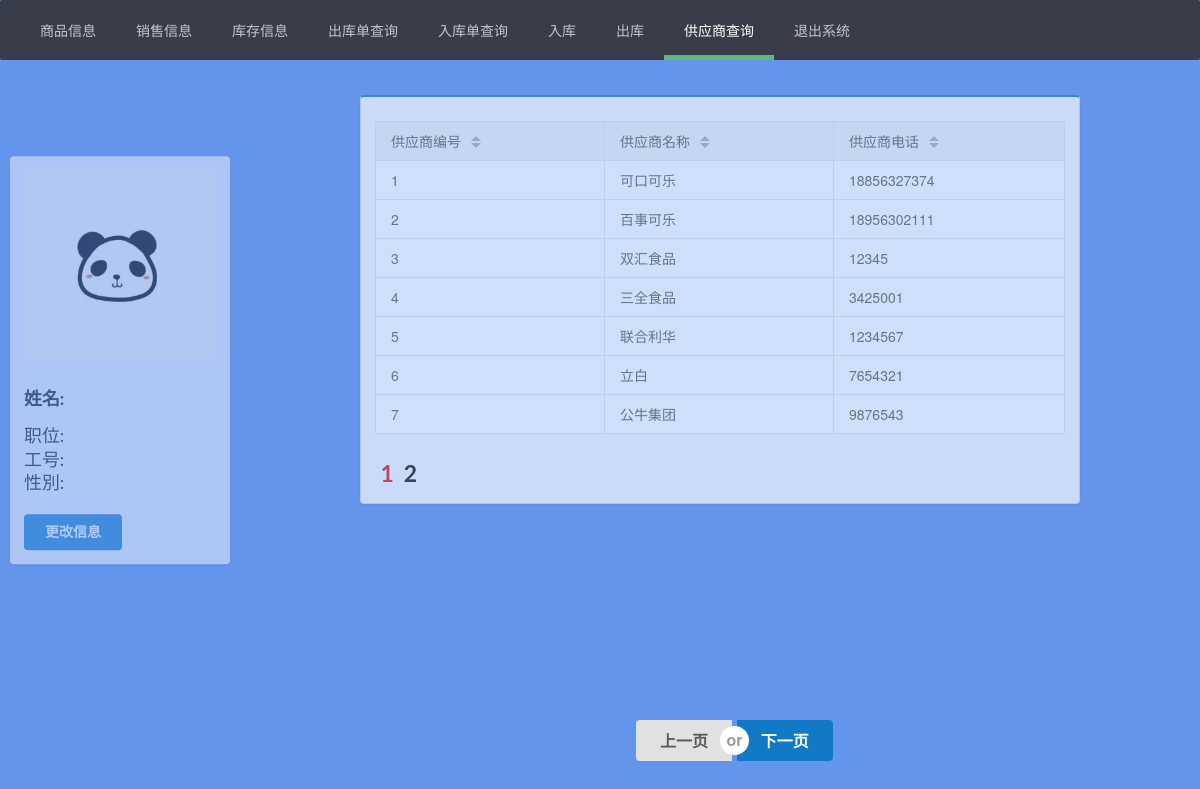
/infomanage/?query=supplier (signed in), run on the app's committed database.
### app/models.py (models this page shows)
class Supplier(models.Model):
    supID = models.IntegerField(verbose_name='供应商编号:', null=True, blank=False)
    sup_name = models.CharField(verbose_name='供应商名称:', null=False, blank=False, max_length=20, default='请输入供应商名称')
    sup_tel = models.IntegerField(verbose_name='供应商电话:', null=True, blank=False,default=0)
    def __str__(self):
        return self.sup_name
    class Meta:
        verbose_name = verbose_name_plural = "供应商管理"

### app/views.py (the view, shortened to what this page needs)
# urls.py: path('infomanage/',infomanage, name= 'infomanage' ),
def infomanage(request):
    user = request.user
    print(request.user)
    if not user.is_authenticated:
        return redirect(to='login')
    print(user.is_staff)
    context = {}
    query = None
    flag = None
    if request.method == 'GET':
        page = request.GET.get('page')
        if request.GET.get('query'):
            query = request.GET.get('query')
            print(query)
        print('--get query--')
        print(query)
        if not query:
            query = 'goods'
        if query == 'supplier':
            context['sup_inver'] = 'layui-this'
            context['name'] = query
            each_object = Supplier.objects.all()
            if not each_object:
                messages.add_message(request, messages.ERROR, '无此类数据记录')
            print(each_object)
            paginator = Paginator(each_object,7)
            try:
                contacts = paginator.page(page)
            except PageNotAnInteger:
                contacts = paginator.page(1)
            except EmptyPage:
                contacts = paginator.page(Paginator.num_pages)
            context['each_object'] = contacts
        return render(request, 'infomanage.html', context= context)

### app/templates/infomanage.html (shortened to what this page needs)
<!DOCTYPE html>
{% load static %}
<html lang="en">
<head>
    <link rel="stylesheet" href="{% static 'css/semantic.css' %}" media="screen" title="no title" charset="utf-8">
    <link rel="stylesheet" href="/static/layui/css/layui.css">
</head>
<body style="background-color: cornflowerblue">
<ul class="layui-nav" lay-filter="">
    <li class="layui-nav-item {{ goods_inver }}">
        <a href="?query=goods" methods="get">商品信息</a>
    </li>
    <li class="layui-nav-item {{ sellout_inver }}">
        <a href="?query=sellout" methods="get">销售信息</a>
    </li>
    <li class="layui-nav-item {{ storage_inver }}">
        <a href="?query=storage" methods="get">库存信息</a>
    </li>
    <li class="layui-nav-item {{ stockout_inver }}">
        <a href="?query=stockout">出库单查询</a>
    </li>
    <li class="layui-nav-item {{ wavehouse_inver }}">
        <a href="?query=wavehousing">入库单查询</a>
    </li>
    <li class="layui-nav-item {{ store_inver }}">
        <a href="javascript:instore()" methods="post">入库</a>
    </li>
    <li class="layui-nav-item {{ store_inver }}">
        <a href="javascript:outstore()" methods="post">出库</a>
    </li>
    <li class="layui-nav-item {{ sup_inver }}">
        <a href="?query=supplier">供应商查询</a>
    <li class="layui-nav-item">
        <a href="/logout/" >退出系统</a>
    </li>
    </li>
</ul>
<div class="ui contain">
    <div class="ui segment" style=" min-height: 400px;
                    opacity: 0.5;
                    background-color: ghostwhite;
                    width: 220px !important;
                    border:rgba(255, 0, 0, 0);
                    position: absolute;
                    left: 10%;
                    top:45%;
                    transform: translate(-50%,-50%);">
        <div class="ui image">
            <img src="/static/images/tx.jpeg"  class="ui massive user icon">
            <h3 class="ui center header">
                姓名:&nbsp&nbsp&nbsp {{ request.user.userinfo.name }}
            </h3>
            <h3 class="ui center">
                职位:&nbsp&nbsp&nbsp{{ request.user.userinfo.job }}
            </h3>
            <h3 class="ui center">
                工号:&nbsp&nbsp&nbsp{{ request.user.userinfo.job_num }}
            </h3>
            <h3 class="ui center">
                    性別:&nbsp&nbsp&nbsp{{request.user.userinfo.sex}}
            </h3>
            <br>
            <a href="javascript:infochange()" class="ui center blue button">更改信息</a>
        </div>
    </div>
    <div class="ui blue segment"
         style="background-color: ghostwhite; opacity: 0.7; width: 60%;margin-top: 2.5em;left: 30%">
        {% if name == 'supplier' %}
            <table class="ui blue table" lay-filter="demo">
                {% for sup in each_object %}
                    <tbody>
                    <tr>
                        <td>{{ sup.supID }}</td>
                        <td>{{ sup.sup_name }}</td>
                        <td>{{ sup.sup_tel }}</td>
                    </tr>
                    </tbody>
                {% endfor %}
            </table>
        {% endif %}
        <div class="ui header">
            {% for pg in each_object.paginator.page_range %}
                {% if each_object.number == pg %}
                    <a class="ui active red header" href="?query={{ name }}&page={{ pg }}">&nbsp;{{ pg }}</a>
                {% else %}
                    <a class="ui header" href="?query={{ name }}&page={{ pg }}">&nbsp;{{ pg }}</a>
                {% endif %}
            {% endfor %}
        </div>
    </div>
    <div class="ui large buttons" style="position: absolute;top: 90%;left: 53%">
        {% if each_object.has_previous %}
            <a href="?query={{ name }}&page={{ each_object.previous_page_number }}" class="ui blue button">上一页</a>
        {% else %}
            <a class="ui button">上一页</a>
        {% endif %}
        <div class=" ui or"></div>
        {% if each_object.has_next %}
            <a href="?query={{ name }}&page={{ each_object.next_page_number }}" class="ui blue button active">下一页</a>
        {% else %}
            <a class="ui button">下一页</a>
        {% endif %}
    </div>
</div>
</body>
</html>

### app/static/layui/css/layui.css (style rules this page uses)
.layui-inline,img { display:inline-block;vertical-align:middle }
h1,h2,h3,h4,h5,h6 { font-weight:400 }
.layui-btn,.layui-edge,.layui-inline,img { vertical-align:middle }
blockquote,body,button,dd,div,dl,dt,form,h1,h2,h3,h4,h5,h6,input,li,ol,p,pre,td,textarea,th,ul { margin:0;padding:0;-webkit-tap-highlight-color:rgba(0,0,0,0) }
img { border:none }
li { list-style:none }
table { border-collapse:collapse;border-spacing:0 }
body { line-height:24px;font:14px Helvetica Neue,Helvetica,PingFang SC,Tahoma,Arial,sans-serif }
a { color:#333;text-decoration:none }
.layui-nav { position:relative;padding:0 20px;background-color:#393D49;color:#fff;border-radius:2px;font-size:0;box-sizing:border-box }
.layui-nav * { font-size:14px }
.layui-nav .layui-nav-item { position:relative;display:inline-block;*display:inline;*zoom:1;vertical-align:middle;line-height:60px }
.layui-nav .layui-nav-item a { display:block;padding:0 20px;color:#fff;color:rgba(255,255,255,.7);transition:all .3s;-webkit-transition:all .3s }
.layui-nav .layui-this:after,.layui-nav-bar,.layui-nav-tree .layui-nav-itemed:after { position:absolute;left:0;top:0;width:0;height:5px;background-color:#5FB878;transition:all .2s;-webkit-transition:all .2s }
.layui-nav .layui-nav-item a:hover,.layui-nav .layui-this a { color:#fff }
.layui-nav .layui-this:after { content:'';top:auto;bottom:0;width:100% }

### data on the page
Supplier: supID "1", sup_name "可口可乐", sup_tel "18856327374"
Supplier: supID "2", sup_name "百事可乐", sup_tel "18956302111"
Supplier: supID "3", sup_name "双汇食品", sup_tel "12345"
Supplier: supID "4", sup_name "三全食品", sup_tel "3425001"
Supplier: supID "5", sup_name "联合利华", sup_tel "1234567"
Supplier: supID "6", sup_name "立白", sup_tel "7654321"
Supplier: supID "7", sup_name "公牛集团", sup_tel "9876543"

### other printed values
{{ pg }} "1"
{{ pg }} "2"
